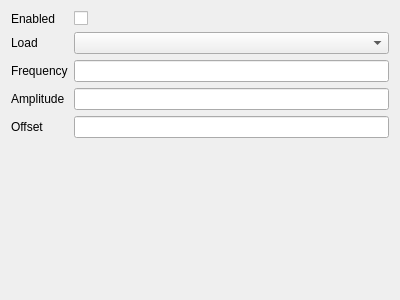
<?xml version="1.0" encoding="UTF-8"?>
<ui version="4.0">
 <class>SineEditor</class>
 <widget class="QWidget" name="SineEditor">
  <property name="geometry">
   <rect>
    <x>0</x>
    <y>0</y>
    <width>400</width>
    <height>300</height>
   </rect>
  </property>
  <property name="windowTitle">
   <string>Form</string>
  </property>
  <layout class="QVBoxLayout" name="verticalLayout">
   <item>
    <layout class="QFormLayout" name="formLayout">
     <item row="0" column="0">
      <widget class="QLabel" name="enabledLabel">
       <property name="text">
        <string>Enabled</string>
       </property>
      </widget>
     </item>
     <item row="0" column="1">
      <widget class="QCheckBox" name="enabledCheckBox"/>
     </item>
     <item row="1" column="0">
      <widget class="QLabel" name="loadLabel">
       <property name="text">
        <string>Load</string>
       </property>
      </widget>
     </item>
     <item row="1" column="1">
      <widget class="QComboBox" name="loadComboBox"/>
     </item>
     <item row="2" column="0">
      <widget class="QLabel" name="frequencyLabel">
       <property name="text">
        <string>Frequency</string>
       </property>
      </widget>
     </item>
     <item row="2" column="1">
      <widget class="QLineEdit" name="frequencyLineEdit"/>
     </item>
     <item row="3" column="0">
      <widget class="QLabel" name="amplitudeLabel">
       <property name="text">
        <string>Amplitude</string>
       </property>
      </widget>
     </item>
     <item row="3" column="1">
      <widget class="QLineEdit" name="amplitudeLineEdit"/>
     </item>
     <item row="4" column="0">
      <widget class="QLabel" name="offsetLabel">
       <property name="text">
        <string>Offset</string>
       </property>
      </widget>
     </item>
     <item row="4" column="1">
      <widget class="QLineEdit" name="offsetLineEdit"/>
     </item>
    </layout>
   </item>
  </layout>
 </widget>
 <resources/>
 <connections/>
</ui>
